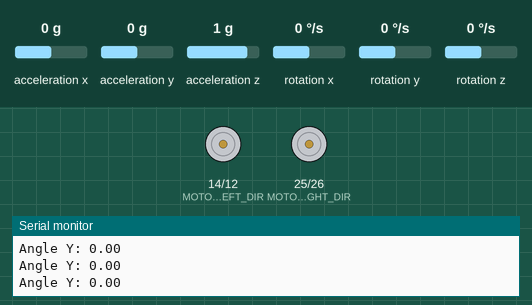
The sketch below on a simulated ESP32. On the bench: direction and speed pins drawn as motors (green arrow = direction pin HIGH = forward, orange = LOW = backward, longer = more drive), the last lines printed to the serial monitor. Inputs (shaded band) come from the test bench; at power-on: acceleration x 0 g, acceleration y 0 g, acceleration z 1 g, rotation x 0 °/s, rotation y 0 °/s, rotation z 0 °/s.

Above: at 3.2 s.
3.3 s: acceleration x set to -1.4 g
At 4.4 s:
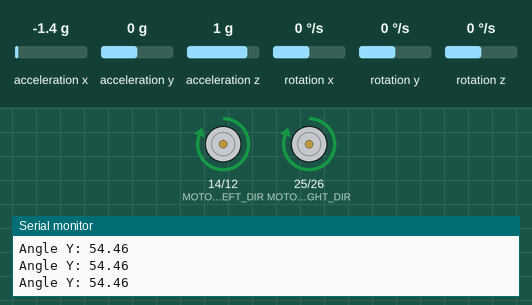
4.8 s: acceleration x set to 0.8 g
At 5.6 s:
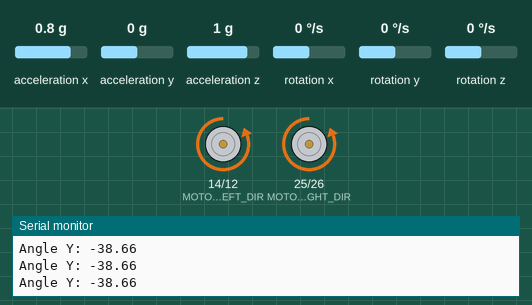
6.3 s: acceleration x set to -0.8 g
At 6.8 s:
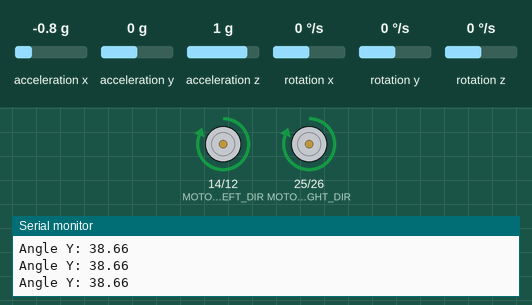
7.8 s: acceleration x set to 0 g
At 8.4 s:
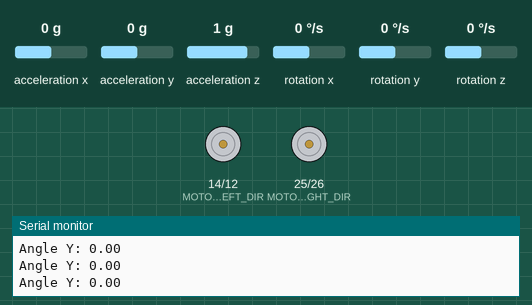
Timing chart, 0 to 10.3 s (numbered marks = the images above; inputs shaded):
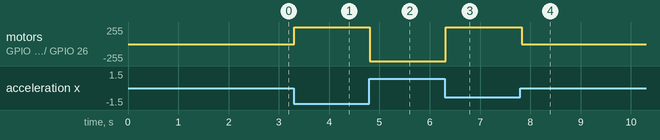

The sketch:

Self_Balancing_Bot.ino
```cpp
#include <Wire.h>
#include <MPU6050_light.h>

// ---------------- MOTOR PINS ----------------
#define MOTOR_LEFT_PWM   12
#define MOTOR_LEFT_DIR   14

#define MOTOR_RIGHT_PWM  26
#define MOTOR_RIGHT_DIR  25

// ---------------- PID VARIABLES ----------------
float error = 0;
float previous_error = 0;

float Kp = 165;
float Ki = 0;
float Kd = 60;

float integral = 0;
float derivative = 0;

float output = 0;

// ---------------- TIME VARIABLES ----------------
unsigned long previous_time = 0;
unsigned long serial_timer = 0;

// ---------------- MPU OBJECT ----------------
MPU6050 mpu(Wire);

void setup() {

  // ---------------- MOTOR PIN SETUP ----------------
  pinMode(MOTOR_LEFT_PWM, OUTPUT);
  pinMode(MOTOR_LEFT_DIR, OUTPUT);

  pinMode(MOTOR_RIGHT_PWM, OUTPUT);
  pinMode(MOTOR_RIGHT_DIR, OUTPUT);

  // ---------------- SERIAL COMMUNICATION ----------------
  Serial.begin(9600);

  // ---------------- MPU6050 INITIALIZATION ----------------
  Wire.begin();

  byte status = mpu.begin();

  Serial.print("MPU6050 Status: ");
  Serial.println(status);

  // Stop if MPU6050 not detected
  while (status != 0) {
  }

  Serial.println("Calculating MPU6050 offsets...");
  delay(1000);

  // Uncomment if sensor mounted upside down
  // mpu.upsideDownMounting = true;

  mpu.calcOffsets();

  Serial.println("MPU6050 Ready!");

  previous_time = micros();
}

void loop() {

  // ---------------- UPDATE MPU DATA ----------------
  mpu.update();

  // ---------------- PRINT ANGLE EVERY 10ms ----------------
  if ((millis() - serial_timer) > 10) {

    Serial.print("Angle Y: ");
    Serial.println(mpu.getAngleY());

    serial_timer = millis();
  }

  // ---------------- CURRENT ANGLE ----------------
  float current_angle = mpu.getAngleY();

  // ---------------- TIME DIFFERENCE ----------------
  unsigned long current_time = micros();

  float dt = (current_time - previous_time) / 1000000.0;

  previous_time = current_time;

  // ---------------- PID CALCULATIONS ----------------
  error = current_angle;

  integral += error * dt;

  derivative = (error - previous_error) / dt;

  output = (Kp * error) +
           (Ki * integral) +
           (Kd * derivative);

  previous_error = error;

  // ---------------- PWM LIMIT ----------------
  int pwm = constrain(abs(output), 0, 255);

  // ---------------- MOTOR CONTROL ----------------

  // Robot tilted backward
  if (current_angle < 0) {

    analogWrite(MOTOR_LEFT_PWM, pwm);
    digitalWrite(MOTOR_LEFT_DIR, LOW);

    analogWrite(MOTOR_RIGHT_PWM, pwm);
    digitalWrite(MOTOR_RIGHT_DIR, LOW);
  }

  // Robot tilted forward
  else {

    analogWrite(MOTOR_LEFT_PWM, pwm);
    digitalWrite(MOTOR_LEFT_DIR, HIGH);

    analogWrite(MOTOR_RIGHT_PWM, pwm);
    digitalWrite(MOTOR_RIGHT_DIR, HIGH);
  }

  delay(10);
}
```

Measured:
- after the input at 3.3 s, motor on GPIO 14 (MOTOR_LEFT_DIR) / GPIO 12 (MOTOR_LEFT_PWM), motor on GPIO 25 (MOTOR_RIGHT_DIR) / GPIO 26 (MOTOR_RIGHT_PWM): stopped → forward 255/255 at once
- after the input at 4.8 s, motor on GPIO 14 (MOTOR_LEFT_DIR) / GPIO 12 (MOTOR_LEFT_PWM), motor on GPIO 25 (MOTOR_RIGHT_DIR) / GPIO 26 (MOTOR_RIGHT_PWM): forward 255/255 → backward 255/255 at once
- after the input at 6.3 s, motor on GPIO 14 (MOTOR_LEFT_DIR) / GPIO 12 (MOTOR_LEFT_PWM), motor on GPIO 25 (MOTOR_RIGHT_DIR) / GPIO 26 (MOTOR_RIGHT_PWM): backward 255/255 → forward 255/255 at once
- after the input at 7.8 s, motor on GPIO 14 (MOTOR_LEFT_DIR) / GPIO 12 (MOTOR_LEFT_PWM), motor on GPIO 25 (MOTOR_RIGHT_DIR) / GPIO 26 (MOTOR_RIGHT_PWM): forward 255/255 → stopped at once
